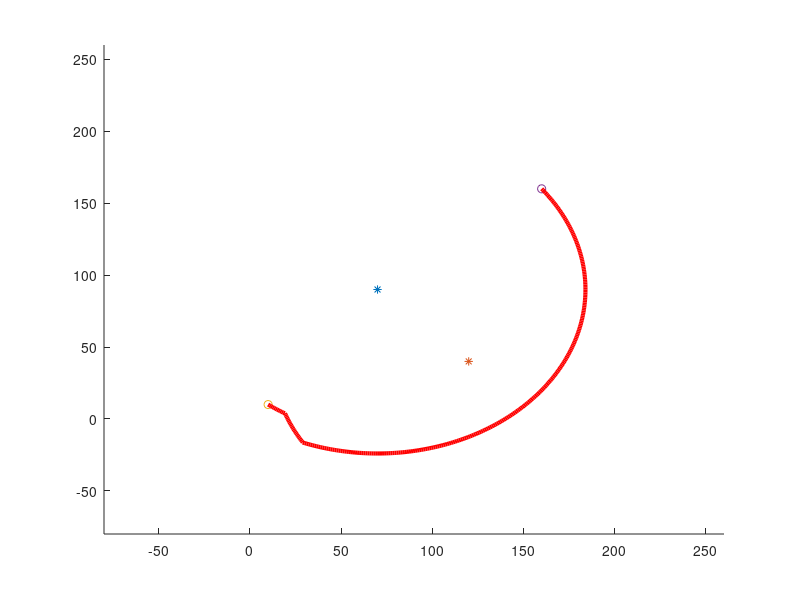

MATLAB code to generate this figure: (Note: this script raises an error after producing the figure.)

start_node = [10,10];
middle_node=[75,75];
end_node   = [160,160];
radiotower=[70,90;
            120,40]; 
Rl=length(radiotower(:,1));
        
d=[];
d=[norm(radiotower(1,:)-start_node)];
d=[d;107.008];
d=[d;norm(radiotower(1,:)-end_node)];
dline=norm(radiotower(1,:)-radiotower(2,:));

figure(1)
axis([-80 260 -80 260]); hold on,
for i=1:Rl
    plot(radiotower(i,1),radiotower(i,2),'*');
end
plot(start_node(1),start_node(2),'o');
plot(end_node(1),end_node(2),'o');
hold on,

%%
theta=atan2(start_node(2)-radiotower(1,2),start_node(1)-radiotower(1,1));
while theta > 2*pi
    theta=theta-2*pi;
end
while theta< 0
    theta=theta+2*pi;
end

psi= acos((d(1)^2+dline^2-d(2)^2)/(2*d(1)*dline));
angbetween=atan2(radiotower(2,2)-radiotower(1,2),radiotower(2,1)-radiotower(1,1));
endang=angbetween-psi;
while endang > 2*pi
    endang=endang-2*pi;
end
while endang < 0
    endang =endang+2*pi;
end

cir_x=[];
cir_y=[];
for ang=theta:0.01:endang
    cirx=d(1)*cos(ang)+radiotower(1,1);
    ciry=d(1)*sin(ang)+radiotower(1,2);
    cir_x=[cir_x;cirx];
    cir_y=[cir_y;ciry];
end
figure(1)
plot(cir_x,cir_y,'r','linewidth',3);
%%
theta=atan2(cir_y(end)-radiotower(2,2),cir_x(end)-radiotower(2,1));
while theta > 2*pi
    theta=theta-2*pi;
end
while theta< 0
    theta=theta+2*pi;
end

psi= acos((d(2)^2+dline^2-d(3)^2)/(2*d(2)*dline));
angbetween=atan2(radiotower(1,2)-radiotower(2,2),radiotower(1,1)-radiotower(2,1));
endang=angbetween+psi;
while endang > 2*pi
    endang=endang-2*pi;
end
while endang < 0
    endang =endang+2*pi;
end

cir_x=[];
cir_y=[];
%psi=psi-2*pi;
for ang=theta:0.01:endang
    cirx=d(2)*cos(ang)+radiotower(2,1);
    ciry=d(2)*sin(ang)+radiotower(2,2);
    cir_x=[cir_x;cirx];
    cir_y=[cir_y;ciry];
end
figure(1)
plot(cir_x,cir_y,'r','linewidth',3);
%%
theta=atan2(cir_y(end)-radiotower(1,2),cir_x(end)-radiotower(1,1));
while theta > 2*pi
    theta=theta-2*pi;
end
while theta< 0
    theta=theta+2*pi;
end

endang=atan2(end_node(2)-radiotower(1,2),end_node(1)-radiotower(1,1));
% psi= acos((d(1)^2+dline^2-d(2)^2)/(2*d(1)*dline));
% angbetween=atan2(radiotower(2,2)-radiotower(1,2),radiotower(2,1)-radiotower(1,1));
% endang=angbetween-psi;
while endang > 2*pi
    endang=endang-2*pi;
end
while endang < 0
    endang =endang+2*pi;
end
endang=endang+2*pi;
cir_x=[];
cir_y=[];
for ang=theta:0.01:endang
    cirx=d(3)*cos(ang)+radiotower(1,1);
    ciry=d(3)*sin(ang)+radiotower(1,2);
    cir_x=[cir_x;cirx];
    cir_y=[cir_y;ciry];
end
figure(1)
plot(cir_x,cir_y,'r','linewidth',3);


circle(radiotower(1,1),radiotower(1,2),d(1));
circle(radiotower(2,1),radiotower(2,2),d(2));
circle(radiotower(1,1),radiotower(1,2),d(3));